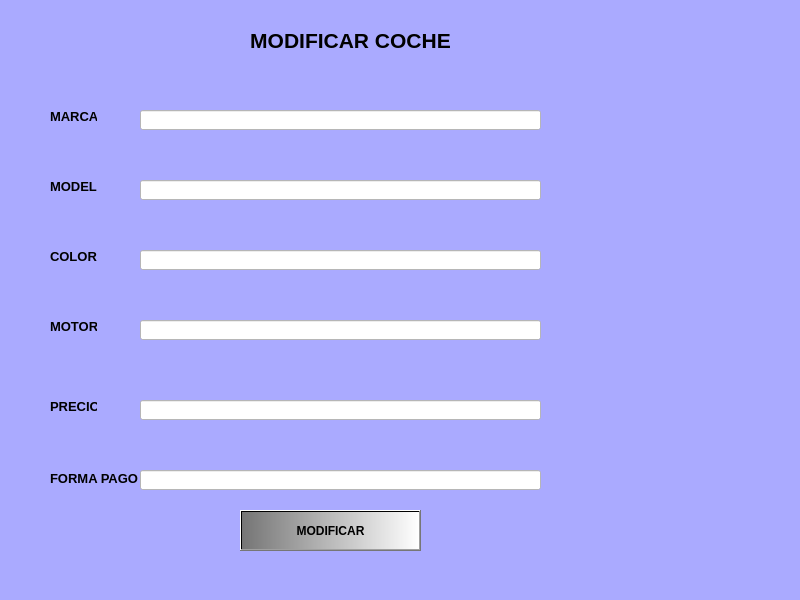
<?xml version="1.0" encoding="UTF-8"?>
<ui version="4.0">
 <class>MainWindow</class>
 <widget class="QMainWindow" name="MainWindow">
  <property name="geometry">
   <rect>
    <x>0</x>
    <y>0</y>
    <width>800</width>
    <height>600</height>
   </rect>
  </property>
  <property name="windowTitle">
   <string>Modificar registro</string>
  </property>
  <property name="styleSheet">
   <string notr="true">background-color: rgb(170, 170, 255);</string>
  </property>
  <widget class="QWidget" name="centralwidget">
   <widget class="QLabel" name="label">
    <property name="geometry">
     <rect>
      <x>60</x>
      <y>10</y>
      <width>581</width>
      <height>61</height>
     </rect>
    </property>
    <property name="text">
     <string>&lt;html&gt;&lt;head/&gt;&lt;body&gt;&lt;p align=&quot;center&quot;&gt;&lt;span style=&quot; font-size:16pt; font-weight:600;&quot;&gt;MODIFICAR COCHE&lt;/span&gt;&lt;/p&gt;&lt;/body&gt;&lt;/html&gt;</string>
    </property>
   </widget>
   <widget class="QLabel" name="label_2">
    <property name="geometry">
     <rect>
      <x>50</x>
      <y>110</y>
      <width>47</width>
      <height>13</height>
     </rect>
    </property>
    <property name="font">
     <font>
      <pointsize>10</pointsize>
      <weight>75</weight>
      <bold>true</bold>
     </font>
    </property>
    <property name="text">
     <string>MARCA</string>
    </property>
   </widget>
   <widget class="QLineEdit" name="txt_marca">
    <property name="geometry">
     <rect>
      <x>140</x>
      <y>110</y>
      <width>401</width>
      <height>20</height>
     </rect>
    </property>
    <property name="styleSheet">
     <string notr="true">background-color: rgb(255, 255, 255);</string>
    </property>
   </widget>
   <widget class="QLineEdit" name="txt_modelo">
    <property name="geometry">
     <rect>
      <x>140</x>
      <y>180</y>
      <width>401</width>
      <height>20</height>
     </rect>
    </property>
    <property name="styleSheet">
     <string notr="true">background-color: rgb(255, 255, 255);</string>
    </property>
   </widget>
   <widget class="QLabel" name="label_3">
    <property name="geometry">
     <rect>
      <x>50</x>
      <y>180</y>
      <width>47</width>
      <height>13</height>
     </rect>
    </property>
    <property name="font">
     <font>
      <pointsize>10</pointsize>
      <weight>75</weight>
      <bold>true</bold>
     </font>
    </property>
    <property name="text">
     <string>MODELO</string>
    </property>
   </widget>
   <widget class="QLineEdit" name="txt_color">
    <property name="geometry">
     <rect>
      <x>140</x>
      <y>250</y>
      <width>401</width>
      <height>20</height>
     </rect>
    </property>
    <property name="styleSheet">
     <string notr="true">background-color: rgb(255, 255, 255);</string>
    </property>
   </widget>
   <widget class="QLabel" name="label_4">
    <property name="geometry">
     <rect>
      <x>50</x>
      <y>250</y>
      <width>47</width>
      <height>13</height>
     </rect>
    </property>
    <property name="font">
     <font>
      <pointsize>10</pointsize>
      <weight>75</weight>
      <bold>true</bold>
     </font>
    </property>
    <property name="text">
     <string>COLOR</string>
    </property>
   </widget>
   <widget class="QLineEdit" name="txt_motor">
    <property name="geometry">
     <rect>
      <x>140</x>
      <y>320</y>
      <width>401</width>
      <height>20</height>
     </rect>
    </property>
    <property name="styleSheet">
     <string notr="true">background-color: rgb(255, 255, 255);</string>
    </property>
   </widget>
   <widget class="QLabel" name="label_5">
    <property name="geometry">
     <rect>
      <x>50</x>
      <y>320</y>
      <width>47</width>
      <height>13</height>
     </rect>
    </property>
    <property name="font">
     <font>
      <pointsize>10</pointsize>
      <weight>75</weight>
      <bold>true</bold>
     </font>
    </property>
    <property name="text">
     <string>MOTOR</string>
    </property>
   </widget>
   <widget class="QLineEdit" name="txt_precio">
    <property name="geometry">
     <rect>
      <x>140</x>
      <y>400</y>
      <width>401</width>
      <height>20</height>
     </rect>
    </property>
    <property name="styleSheet">
     <string notr="true">background-color: rgb(255, 255, 255);</string>
    </property>
   </widget>
   <widget class="QLabel" name="label_6">
    <property name="geometry">
     <rect>
      <x>50</x>
      <y>400</y>
      <width>47</width>
      <height>13</height>
     </rect>
    </property>
    <property name="font">
     <font>
      <pointsize>10</pointsize>
      <weight>75</weight>
      <bold>true</bold>
     </font>
    </property>
    <property name="text">
     <string>PRECIO</string>
    </property>
   </widget>
   <widget class="QPushButton" name="btn_modificar">
    <property name="geometry">
     <rect>
      <x>240</x>
      <y>510</y>
      <width>181</width>
      <height>41</height>
     </rect>
    </property>
    <property name="font">
     <font>
      <weight>75</weight>
      <bold>true</bold>
     </font>
    </property>
    <property name="styleSheet">
     <string notr="true">background-color: qlineargradient(spread:pad, x1:0, y1:0, x2:1, y2:0, stop:0 rgba(117, 117, 117, 255), stop:1 rgba(255, 255, 255, 255));</string>
    </property>
    <property name="text">
     <string>MODIFICAR</string>
    </property>
   </widget>
   <widget class="QLabel" name="label_7">
    <property name="geometry">
     <rect>
      <x>50</x>
      <y>470</y>
      <width>91</width>
      <height>16</height>
     </rect>
    </property>
    <property name="font">
     <font>
      <pointsize>10</pointsize>
      <weight>75</weight>
      <bold>true</bold>
     </font>
    </property>
    <property name="text">
     <string>FORMA PAGO</string>
    </property>
   </widget>
   <widget class="QLineEdit" name="txt_forma_pago">
    <property name="geometry">
     <rect>
      <x>140</x>
      <y>470</y>
      <width>401</width>
      <height>20</height>
     </rect>
    </property>
    <property name="styleSheet">
     <string notr="true">background-color: rgb(255, 255, 255);
color: rgb(0, 0, 0);</string>
    </property>
   </widget>
  </widget>
  <widget class="QStatusBar" name="statusbar"/>
 </widget>
 <resources/>
 <connections/>
</ui>
